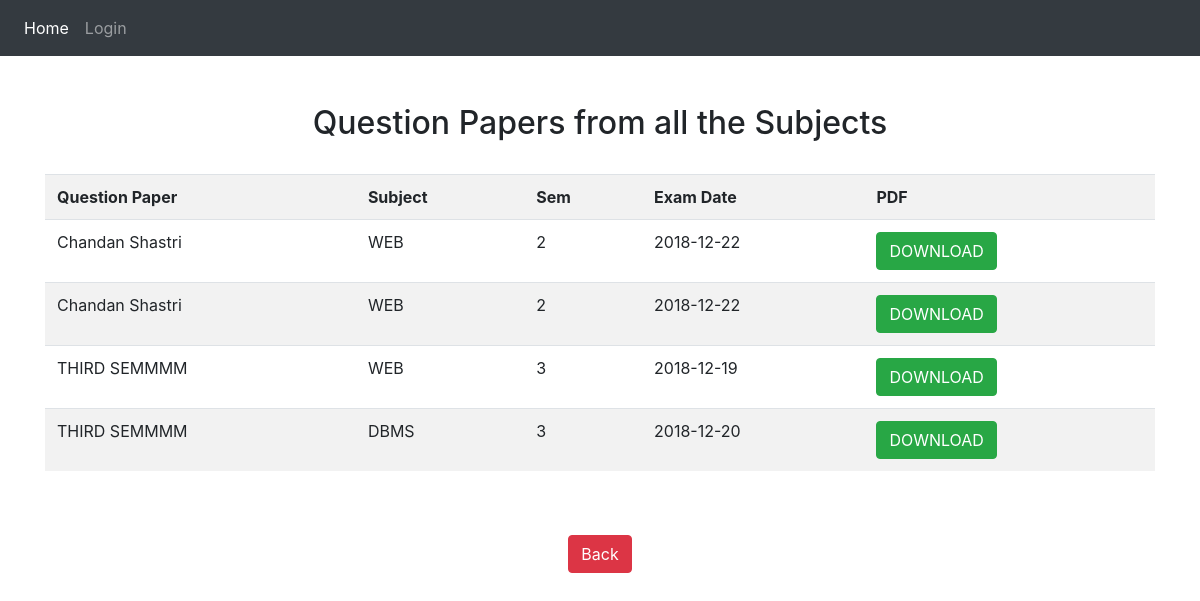
The app's page /Question_Bank_Manager/view.php with its own data.
### tables this page shows
CREATE TABLE `Question_Bank` (
  `Time` timestamp NOT NULL DEFAULT CURRENT_TIMESTAMP,
  `QP_Name` varchar(20) NOT NULL,
  `Subject` varchar(10) NOT NULL,
  `Sem` int(11) NOT NULL,
  `Date` date NOT NULL,
  `PDF` longblob NOT NULL
);

### Question_Bank_Manager/view.php (the view, shortened to what this page needs)
<html>
<head><title>Question Paper List</title>
  <link rel="stylesheet" href="css/bs.css">
</head>
<nav class="navbar navbar-expand-lg navbar-dark bg-dark">
  <div class="collapse navbar-collapse" id="navbarNav">
<ul class="navbar-nav">
  <li class="nav-item active">
    <a class="nav-link" href="index.php">Home<span class="sr-only">(current)</span></a>
  </li>
  <li class="nav-item">
    <a class="nav-link" href="login.php">Login</a>
  </li>
</ul>
</div>
</nav>
<body><div class="container"><center><br><br>
  <h2>Question Papers from all the Subjects</h2></center><br>
<?php
include "config.php";
$event="SELECT * FROM Question_Bank";
$result = mysqli_query($sccon,$event);
echo "<table class='table table-striped'> <tr><th>Question Paper</th> <th>Subject</th> <th>Sem</th> <th>Exam Date</th> <th>PDF</th></tr>";
while($row = mysqli_fetch_array($result)) {
    echo "<tr>";
    echo "<td>".$row['QP_Name']."</td>";
    $t=$row['Time'];
    echo "<td>".$row['Subject']."</td>";
    echo "<td>".$row['Sem']."</td>";
    echo "<td>".$row['Date']."</td>";
    echo "<td><a href='pdf.php?q=".$t."'><button class='btn btn-success'>DOWNLOAD</button></td>";
    echo "</tr>";
}
?>
</table><br>
<br><center>
<a href='index.php'><button class="btn btn-danger">Back</button></a></center>
</div>
</body>
</html>

### records on screen
question_bank: QP_Name "Chandan Shastri", Subject "WEB", Sem "2", Date "2018-12-22"
question_bank: QP_Name "Chandan Shastri", Subject "WEB", Sem "2", Date "2018-12-22"
question_bank: QP_Name "THIRD SEMMMM", Subject "WEB", Sem "3", Date "2018-12-19"
question_bank: QP_Name "THIRD SEMMMM", Subject "DBMS", Sem "3", Date "2018-12-20"
